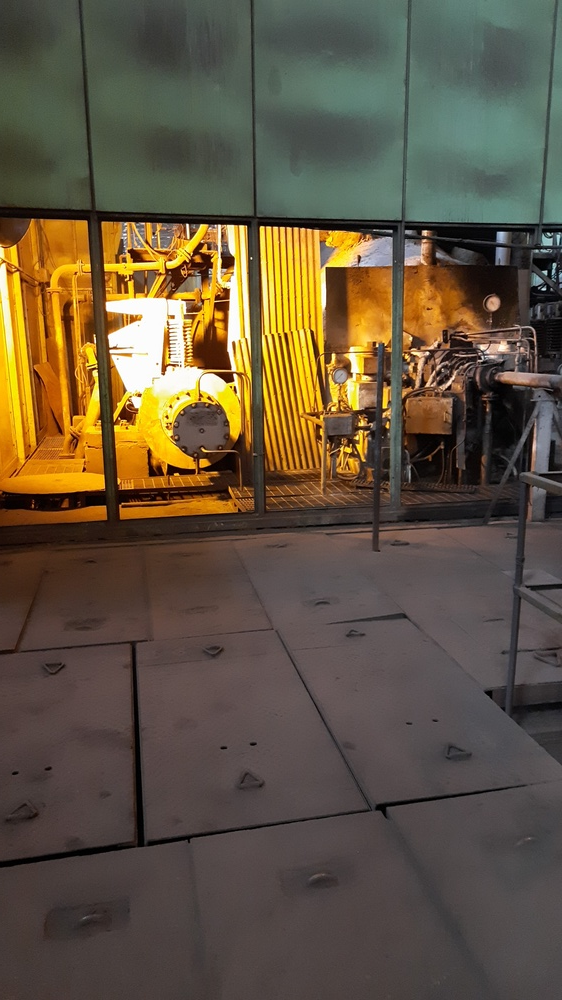
#> input picture firesmoke_images/IMG-20211130-WA0026.jpeg, 562 x 1000 px, shrunk from 2160 x 3840 before the run
$ python -i app.py   (imports and definitions only)
#> lines starting #> are read from the running program, lines starting #| are printed output that depends on the picture
#> further down, picture is the input picture: shape (1000, 562, 3); mean B, G, R 64.6, 84.4, 97.3

import streamlit as st #web app and camera
import numpy as np # for image processing
from PIL import Image #Image processing
import cv2 #computer vision

def dodgeV2(x, y):
    return cv2.divide(x, 255 - y, scale=256)

def pencilsketch(inp_img):
    img_gray = cv2.cvtColor(inp_img, cv2.COLOR_BGR2GRAY)
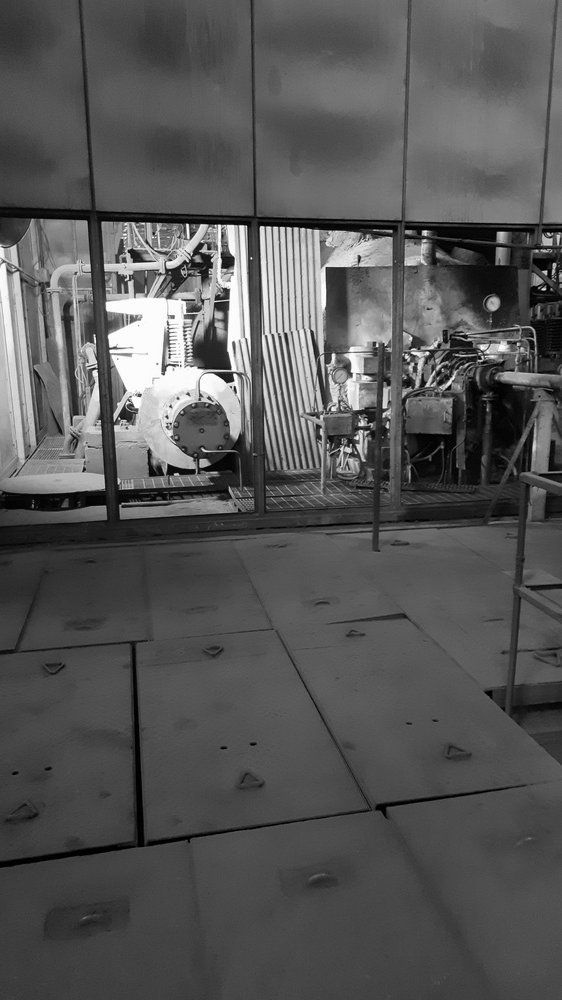
#> img_gray: shape (1000, 562); min 0, max 255, mean 86
    img_invert = cv2.bitwise_not(img_gray)
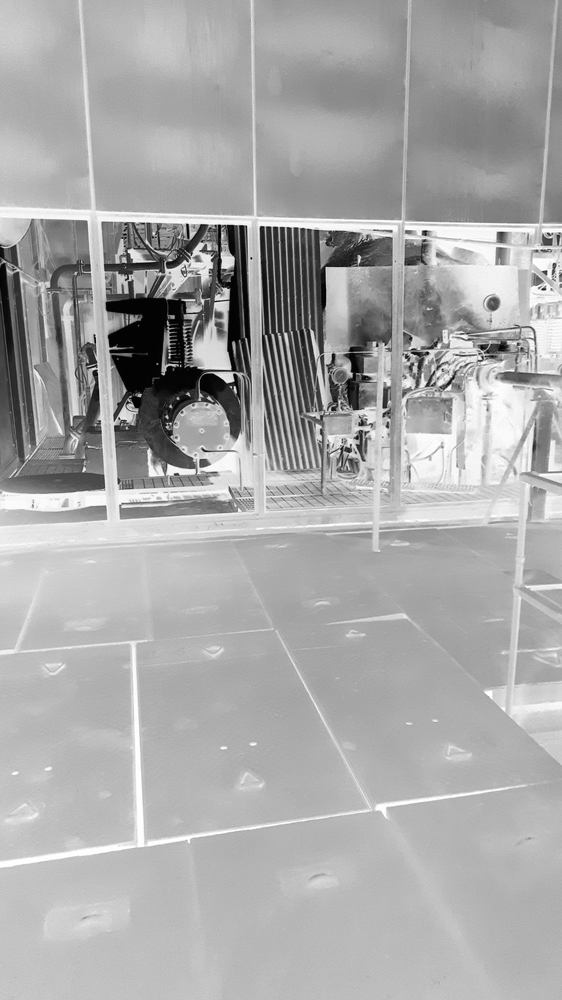
#> img_invert: shape (1000, 562); min 0, max 255, mean 169
    img_smoothing = cv2.GaussianBlur(img_invert, (21, 21),sigmaX=0, sigmaY=0)
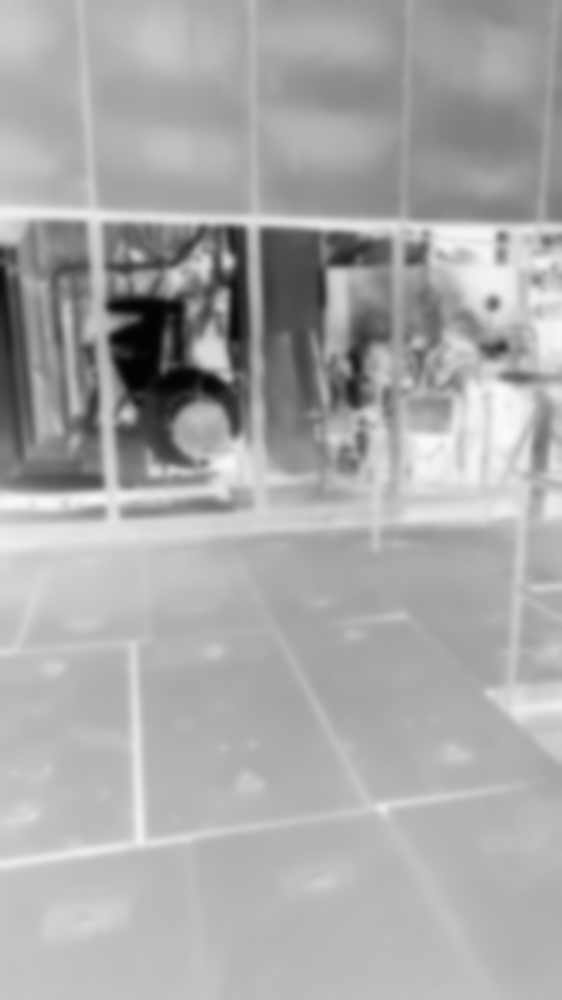
#> img_smoothing: shape (1000, 562); min 3, max 249, mean 169
    final_img = dodgeV2(img_gray, img_smoothing)
#> in dodgeV2, `return cv2.divide(x, 255 - y, scale=256)`:
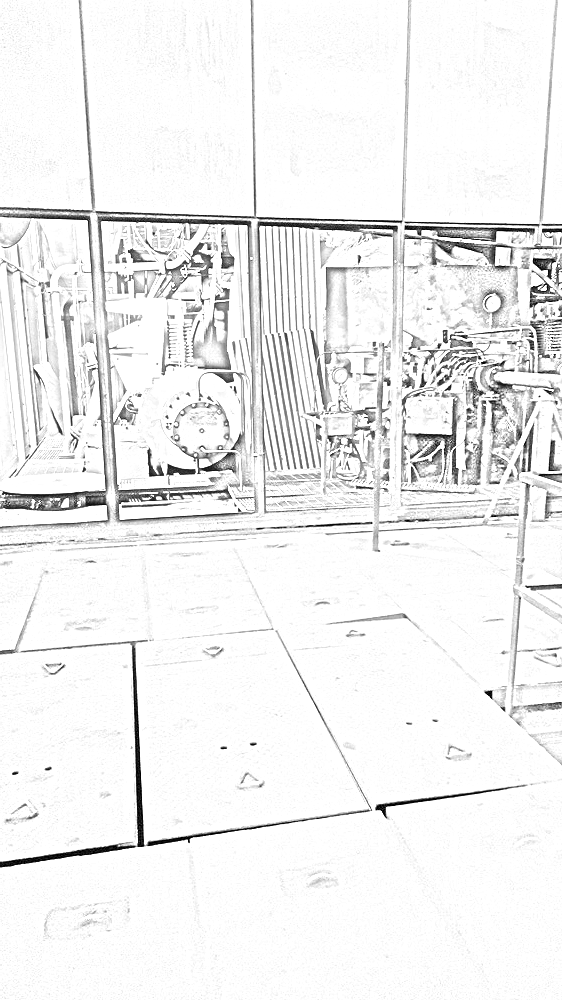
#> returned value: shape (1000, 562); min 0, max 255, mean 239.9
    return(final_img)


# [2 lines not run here, left out]

# collect the user input

#file_image = st.sidebar.file_uploader("Upload your Photos", type=['jpeg','jpg','png'])

# collecting the input image from user camera

# [1 line that did not run here, left out]

# [21 lines not run here, left out]

>>> import cv2
>>> picture = cv2.imread('../firesmoke_images/IMG-20211130-WA0026.jpeg')
>>> result = pencilsketch(picture)

$ run again, on firesmoke_images/IMG-20211201-WA0009.jpeg
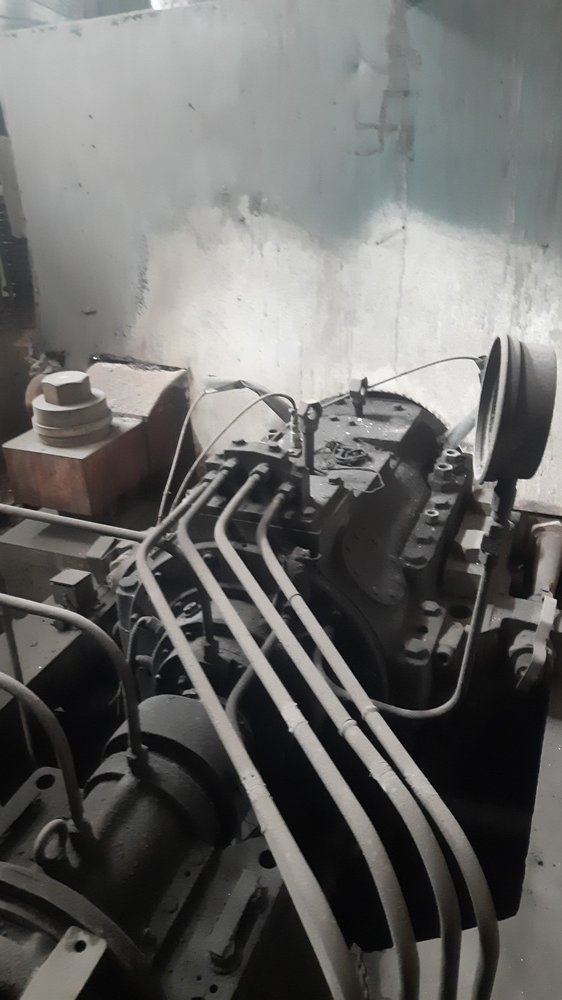
#> input picture firesmoke_images/IMG-20211201-WA0009.jpeg, 562 x 1000 px, shrunk from 2160 x 3840 before the run
#> picture is the input picture: shape (1000, 562, 3); mean B, G, R 103.1, 104.9, 105
#> in pencilsketch, `img_smoothing = cv2.GaussianBlur(img_invert, (21, 21),sigmaX=0, sigmaY..`:
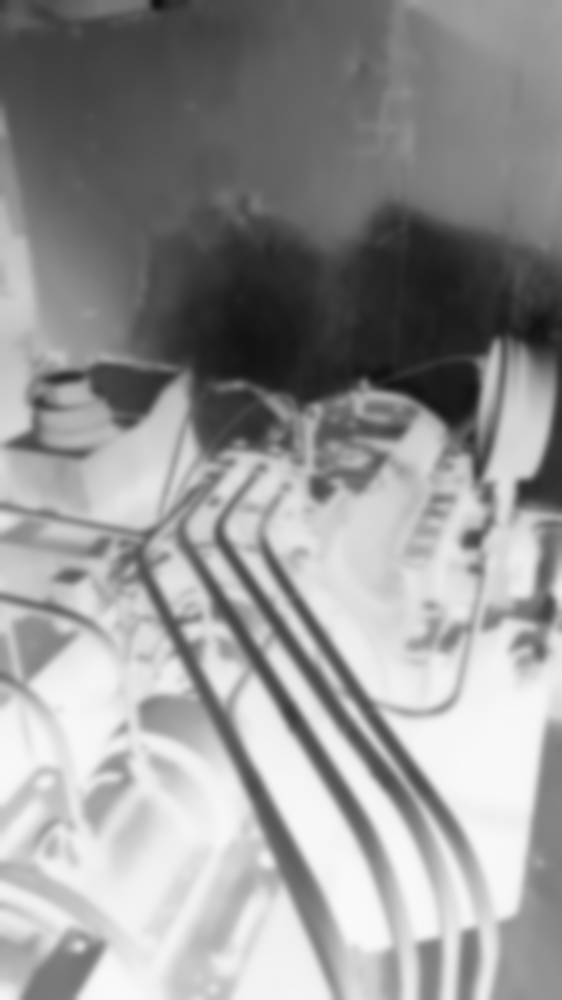
#> img_smoothing: shape (1000, 562); min 13, max 250, mean 150.3
#> in dodgeV2, `return cv2.divide(x, 255 - y, scale=256)`:
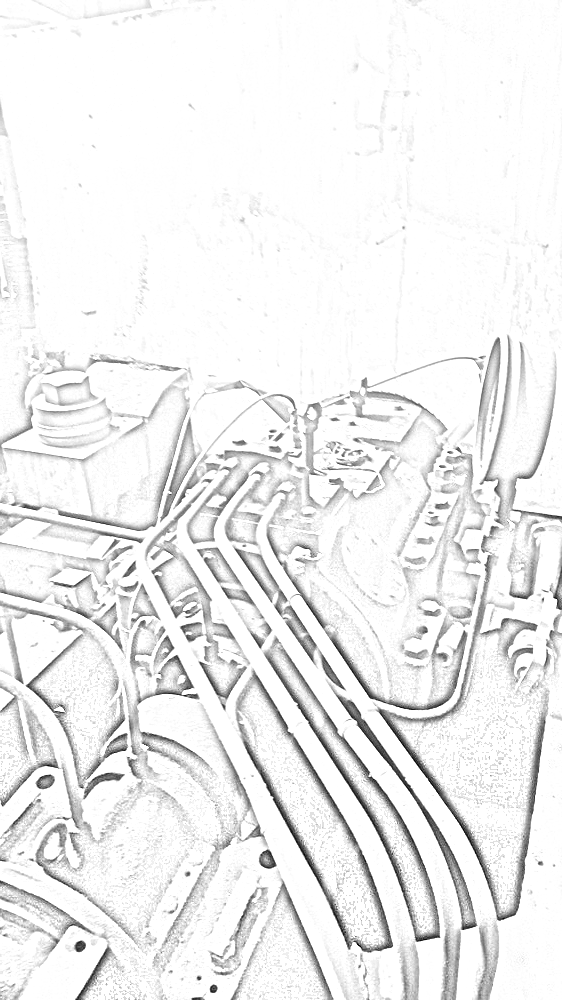
#> returned value: shape (1000, 562); min 0, max 255, mean 238.9

$ run again, on firesmoke_images/IMG-20211201-WA0011.jpeg
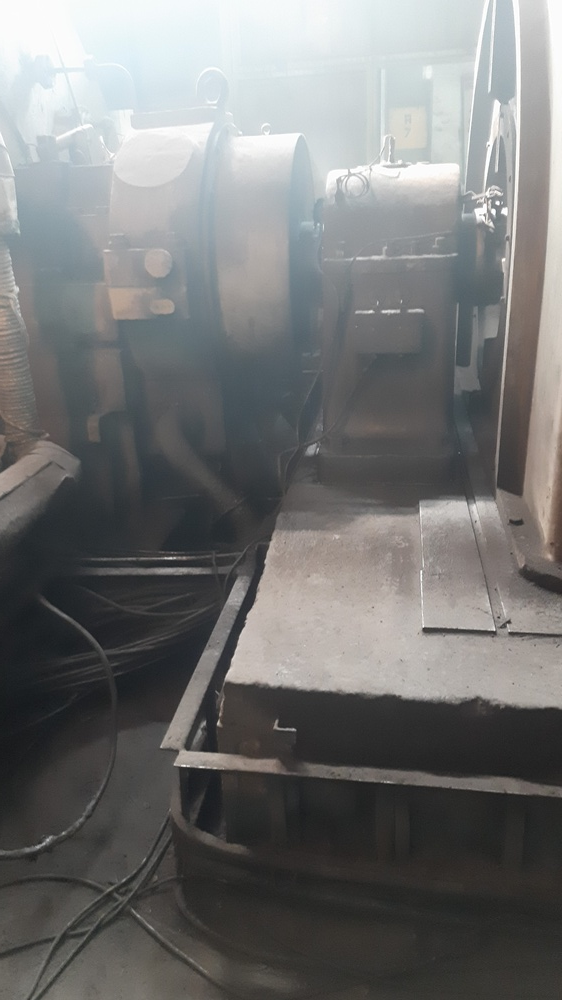
#> input picture firesmoke_images/IMG-20211201-WA0011.jpeg, 562 x 1000 px, shrunk from 2160 x 3840 before the run
#> picture is the input picture: shape (1000, 562, 3); mean B, G, R 116.9, 117.3, 116.6
#> in pencilsketch, `img_invert = cv2.bitwise_not(img_gray)`:
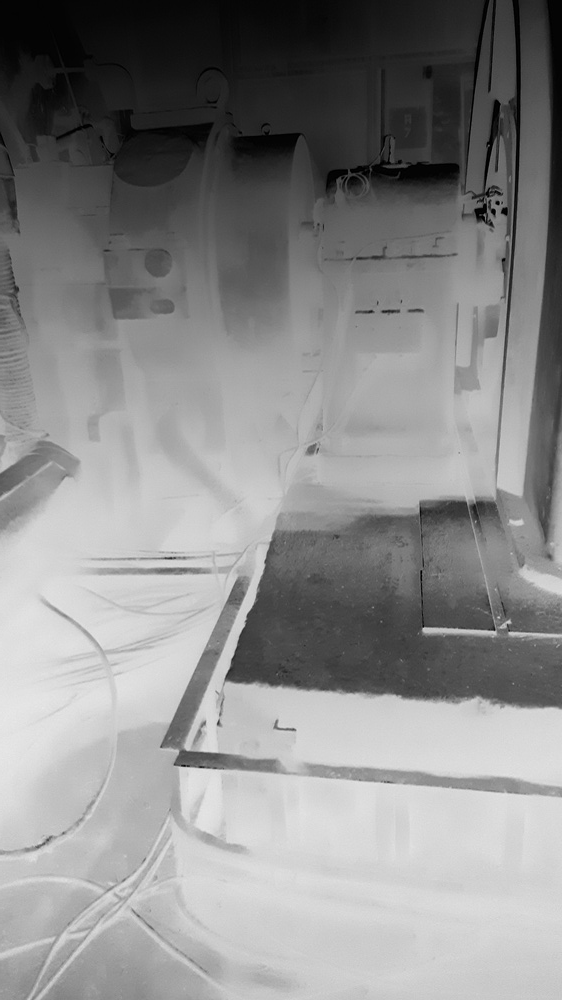
#> img_invert: shape (1000, 562); min 0, max 232, mean 138
#> in dodgeV2, `return cv2.divide(x, 255 - y, scale=256)`:
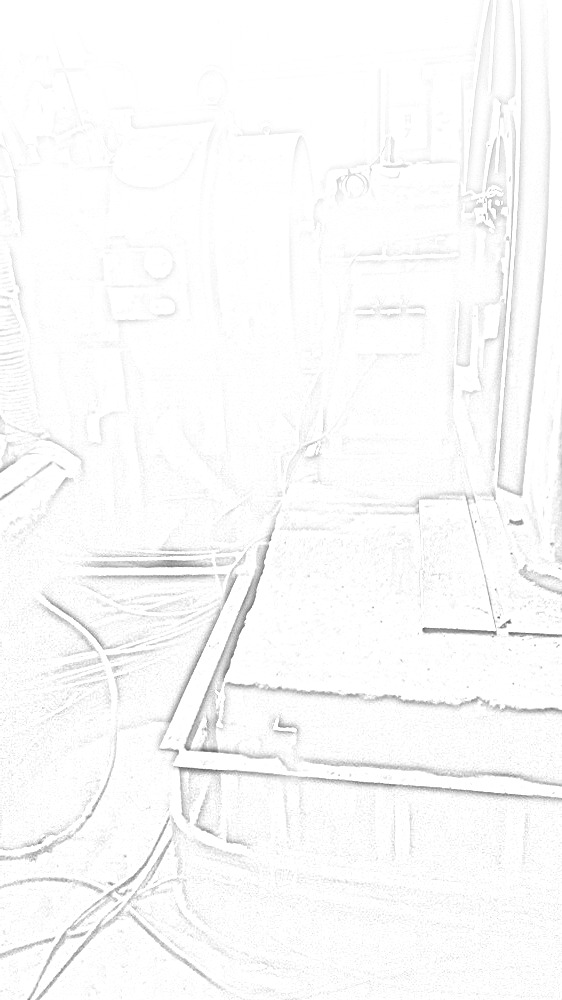
#> returned value: shape (1000, 562); min 85, max 255, mean 250.2

$ run again, on firesmoke_images/WhatsApp Image 2021-11-30 at 08.54.15.jpeg
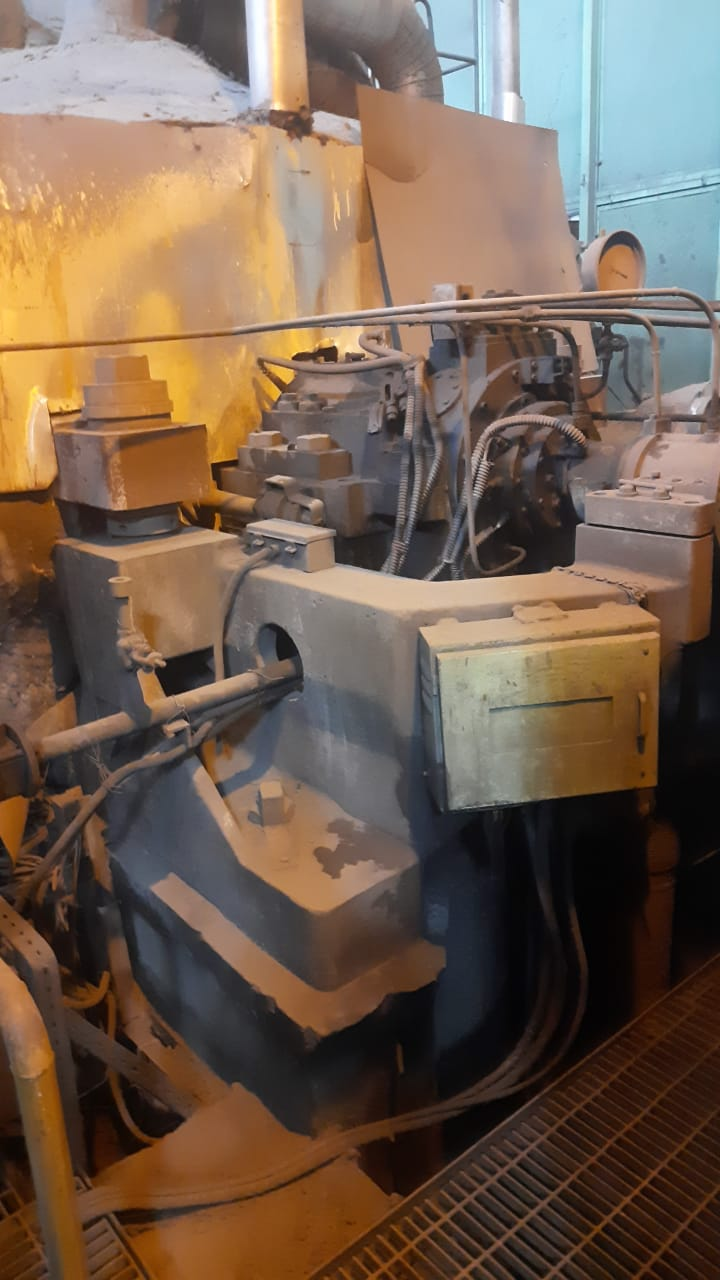
#> input picture firesmoke_images/WhatsApp Image 2021-11-30 at 08.54.15.jpeg, 720 x 1280 px
#> picture is the input picture: shape (1280, 720, 3); mean B, G, R 80.3, 96.2, 115.7
#> in pencilsketch, `img_invert = cv2.bitwise_not(img_gray)`:
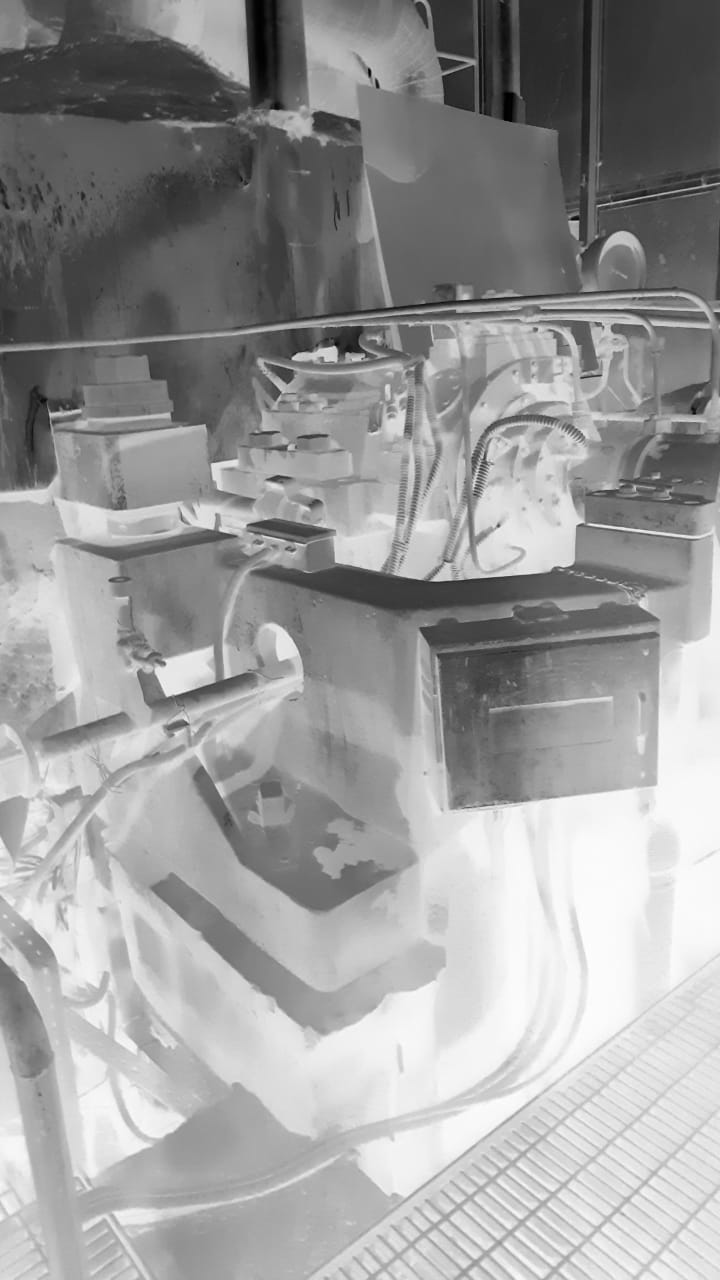
#> img_invert: shape (1280, 720); min 0, max 255, mean 154.8
#> in dodgeV2, `return cv2.divide(x, 255 - y, scale=256)`:
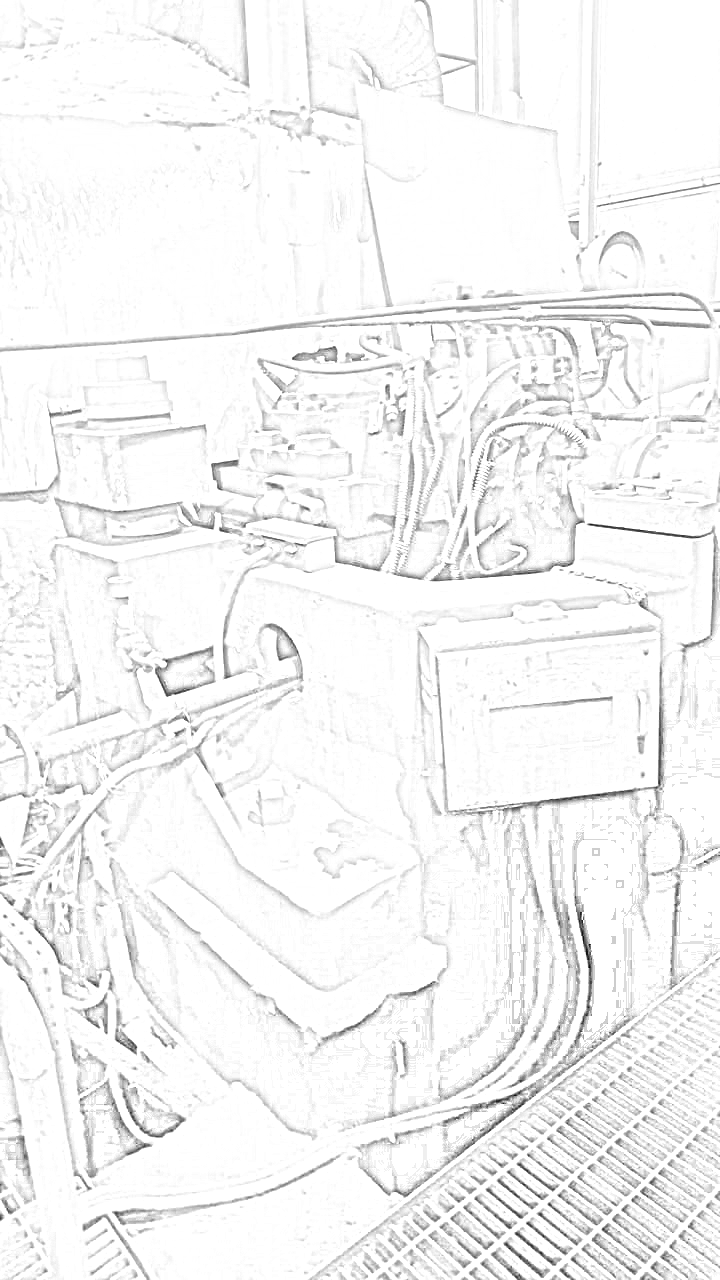
#> returned value: shape (1280, 720); min 0, max 255, mean 244.7
